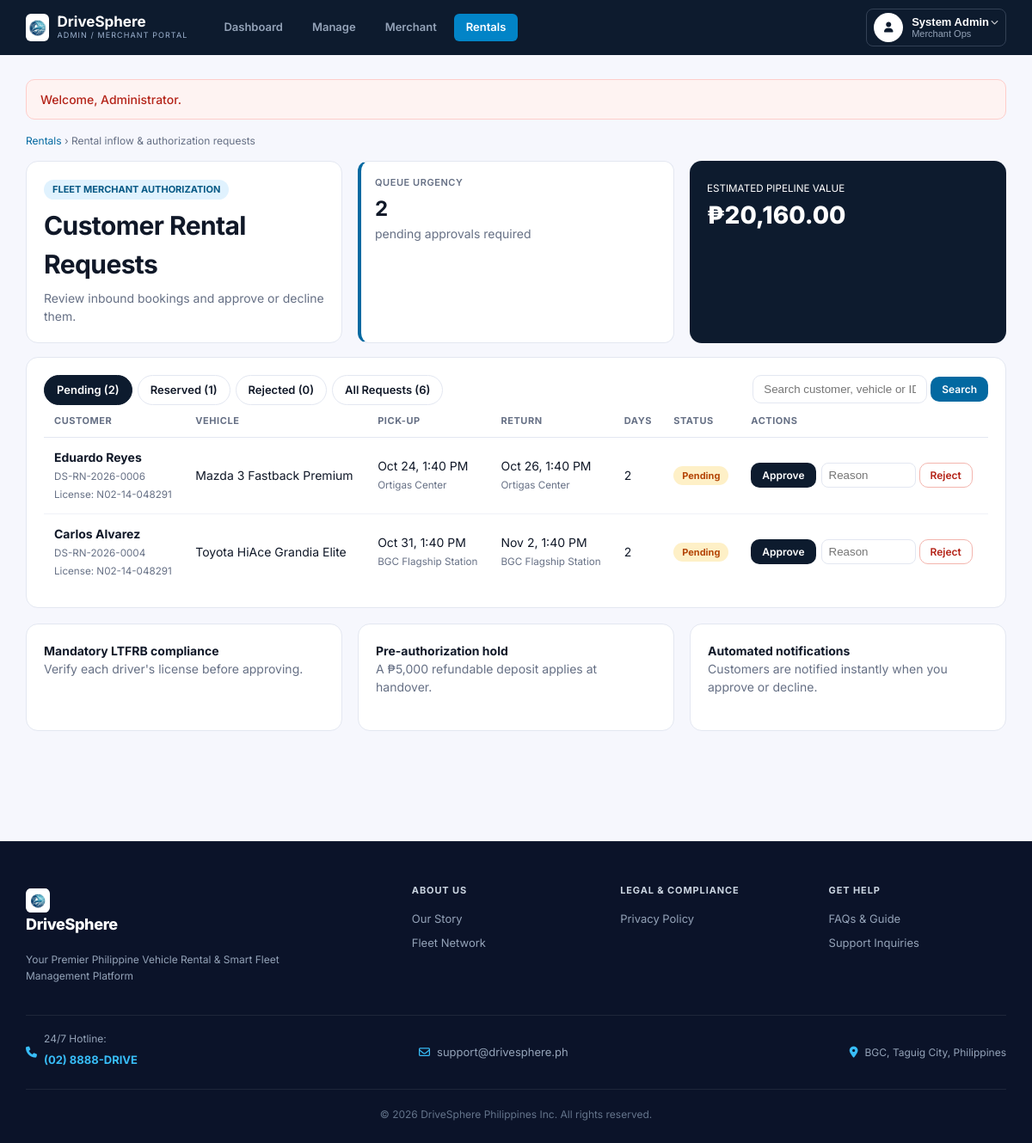
/admin/requests.php (signed in), run on the app's committed database.
### tables this page shows
CREATE TABLE IF NOT EXISTS `reservations` (
  `id` INT AUTO_INCREMENT PRIMARY KEY,
  `reference_code` VARCHAR(30) NOT NULL UNIQUE,
  `user_id` INT DEFAULT NULL,
  `vehicle_id` INT NOT NULL,
  `pickup_location` VARCHAR(100) NOT NULL,
  `return_location` VARCHAR(100) NOT NULL,
  `pickup_date` DATETIME NOT NULL,
  `return_date` DATETIME NOT NULL,
  `total_price` DECIMAL(10,2) NOT NULL,
  `status` ENUM('pending','confirmed','completed','cancelled') DEFAULT 'pending',
  `created_at` TIMESTAMP DEFAULT CURRENT_TIMESTAMP,
  FOREIGN KEY (`user_id`) REFERENCES `users`(`id`) ON DELETE SET NULL,
  FOREIGN KEY (`vehicle_id`) REFERENCES `vehicles`(`id`) ON DELETE CASCADE
);

CREATE TABLE IF NOT EXISTS `users` (
  `id` INT AUTO_INCREMENT PRIMARY KEY,
  `first_name` VARCHAR(50) NOT NULL,
  `last_name` VARCHAR(50) NOT NULL,
  `email` VARCHAR(100) NOT NULL UNIQUE,
  `email_verified` TINYINT(1) DEFAULT 1,
  `phone` VARCHAR(20) DEFAULT NULL,
  `phone_verified` TINYINT(1) DEFAULT 1,
  `avatar` VARCHAR(255) DEFAULT NULL,
  `license_number` VARCHAR(50) DEFAULT NULL,
  `password` VARCHAR(255) NOT NULL,
  `role` ENUM('customer','admin') DEFAULT 'customer',
  `created_at` TIMESTAMP DEFAULT CURRENT_TIMESTAMP
);

CREATE TABLE IF NOT EXISTS `vehicles` (
  `id` INT AUTO_INCREMENT PRIMARY KEY,
  `category_id` INT NOT NULL,
  `make` VARCHAR(50) NOT NULL,
  `model` VARCHAR(100) NOT NULL,
  `tag_label` VARCHAR(100) DEFAULT NULL,
  `plate_number` VARCHAR(20) NOT NULL UNIQUE,
  `daily_rate` DECIMAL(10,2) NOT NULL,
  `weekly_rate` DECIMAL(10,2) DEFAULT NULL,
  `transmission` VARCHAR(30) NOT NULL,
  `fuel_type` VARCHAR(30) NOT NULL,
  `seats` INT NOT NULL,
  `status` ENUM('available','rented','maintenance') DEFAULT 'available',
  `image_url` VARCHAR(255) NOT NULL,
  `description` TEXT DEFAULT NULL,
  `created_at` TIMESTAMP DEFAULT CURRENT_TIMESTAMP,
  FOREIGN KEY (`category_id`) REFERENCES `categories`(`id`) ON DELETE CASCADE
);

### admin/requests.php (the view, shortened to what this page needs)
<?php
require_once __DIR__ . '/../includes/admin_header.php';
$tabs = ['pending' => 'Pending', 'reserved' => 'Reserved', 'rejected' => 'Rejected', 'all' => 'All Requests'];
$tab = $_GET['tab'] ?? 'pending'; if (!isset($tabs[$tab])) $tab = 'pending';
$q = trim($_GET['q'] ?? '');
$counts = $pdo->query("SELECT status, COUNT(*) n FROM reservations GROUP BY status")->fetchAll(PDO::FETCH_KEY_PAIR);
$sql = "SELECT r.*, v.make, v.model, u.first_name, u.last_name FROM reservations r JOIN vehicles v ON r.vehicle_id=v.id LEFT JOIN users u ON r.user_id=u.id WHERE 1=1"; $args = [];
if ($tab !== 'all') { $sql .= " AND r.status = ?"; $args[] = $tab; }
$st = $pdo->prepare($sql . " ORDER BY r.pickup_date ASC"); $st->execute($args); $rows = $st->fetchAll();
$pipeline = (float)$pdo->query("SELECT COALESCE(SUM(total_price),0) FROM reservations WHERE status='pending'")->fetchColumn();
?>
<div class="crumb"><a href="<?= $A ?>rentals.php">Rentals</a> &rsaquo; Rental inflow &amp; authorization requests</div>
<div class="grid3" style="margin-bottom:16px">
  <div class="card" style="margin:0"><span class="badge b-blue">FLEET MERCHANT AUTHORIZATION</span><h1 class="t" style="margin-top:8px">Customer Rental Requests</h1><p class="sub" style="margin:0">Review inbound bookings and approve or decline them.</p></div>
  <div class="stat"><small>Queue urgency</small><b><?= (int)($counts['pending'] ?? 0) ?></b><span class="sub">pending approvals required</span></div>
  <div class="card dark" style="margin:0"><small>ESTIMATED PIPELINE VALUE</small><div style="font-size:28px;font-weight:800"><?= money($pipeline) ?></div></div>
</div>
<div class="card">
  <div style="display:flex;justify-content:space-between;gap:10px;flex-wrap:wrap">
    <div class="tabs" style="margin:0"><?php foreach ($tabs as $k => $l): ?><a class="<?= $tab === $k ? 'on' : '' ?>" href="?tab=<?= $k ?>"><?= $l ?> (<?= $k === 'all' ? array_sum($counts) : (int)($counts[$k] ?? 0) ?>)</a><?php endforeach; ?></div>
    <form method="get"><input type="hidden" name="tab" value="<?= e($tab) ?>"><input name="q" value="<?= e($q) ?>" placeholder="Search customer, vehicle or ID..." style="padding:8px 12px;border:1px solid var(--line);border-radius:10px"> <button class="btn-b btn-sm">Search</button></form>
  </div>
  <div class="tbl-wrap"><table class="tbl"><tr><th>Customer</th><th>Vehicle</th><th>Pick-up</th><th>Return</th><th>Days</th><th>Status</th><th>Actions</th></tr>
  <?php foreach ($rows as $r): ?><tr>
    <td><b><?= e(trim($r['first_name'] . ' ' . $r['last_name']) ?: $r['driver_name']) ?></b><br><small class="sub"><?= e($r['reference_code']) ?></small><br><small class="sub">License: <?= e($r['driver_license'] ?: '—') ?></small></td>
    <td><?= e($r['make'] . ' ' . $r['model']) ?></td><td><?= date('M j, g:i A', strtotime($r['pickup_date'])) ?><br><small class="sub"><?= e($r['pickup_location']) ?></small></td>
    <td><?= date('M j, g:i A', strtotime($r['return_date'])) ?><br><small class="sub"><?= e($r['return_location']) ?></small></td><td><?= (int)$r['days'] ?></td><td><?= status_badge($r['status']) ?></td>
    <td><div class="act">
    <?php if ($r['status'] === 'pending'): ?>
      <form method="post" action="<?= $A ?>action.php"><button class="btn-d btn-sm">Approve</button></form>
      <form method="post" action="<?= $A ?>action.php" style="display:flex;gap:4px"><input name="reason" placeholder="Reason" style="width:110px;padding:5px 8px;border:1px solid var(--line);border-radius:8px"><button class="btn-r btn-sm">Reject</button></form>
    <?php elseif ($r['status'] === 'rejected'): ?><small class="sub"><?= e($r['rejection_reason']) ?></small>
    <?php else: ?><a class="btn-o btn-sm" href="<?= $A ?>receipt.php?id=<?= (int)$r['id'] ?>">View Receipt</a><?php endif; ?></div></td></tr><?php endforeach; ?>
  <?php if (!$rows): ?><tr><td colspan="7">No requests in this view.</td></tr><?php endif; ?></table></div>
</div>
<div class="grid3"><div class="card"><b>Mandatory LTFRB compliance</b><p class="sub">Verify each driver's license before approving.</p></div><div class="card"><b>Pre-authorization hold</b><p class="sub">A ₱5,000 refundable deposit applies at handover.</p></div><div class="card"><b>Automated notifications</b><p class="sub">Customers are notified instantly when you approve or decline.</p></div></div>
<?php require __DIR__ . '/../includes/admin_footer.php'; ?>

### includes/functions.php (shortened to what this page needs)
<?php
function e($value) {
    return htmlspecialchars((string)$value, ENT_QUOTES, 'UTF-8');
}
function money($amount) {
    return '₱' . number_format((float)$amount, 2);
}
function flash_show() {
    if (!empty($_SESSION['flash'])) {
        $f = $_SESSION['flash'];
        $class = $f['type'] === 'success' ? 'flash-success' : 'flash-error';
        echo '<div class="flash ' . $class . '">' . e($f['msg']) . '</div>';
    }
}
function status_label($status) {
    $map = ['pending' => 'Pending', 'reserved' => 'Reserved', 'en_route' => 'En Route',
            'returned' => 'Returned', 'completed' => 'Completed', 'rejected' => 'Rejected', 'cancelled' => 'Cancelled'];
    return $map[$status] ?? ucfirst($status);
}
function status_badge($status) {
    $cls = ['pending' => 'b-amber', 'reserved' => 'b-amber', 'en_route' => 'b-blue', 'returned' => 'b-green',
            'completed' => 'b-green', 'rejected' => 'b-red', 'cancelled' => 'b-grey'][$status] ?? 'b-grey';
    return '<span class="badge ' . $cls . '">' . e(status_label($status)) . '</span>';
}

### data on the page
reservations: days "2", user "1", user.last_name "Carlos Alvarez", reference_code "DS-RN-2026-0004", driver_license "N02-14-048291", vehicle.model "Toyota HiAce Grandia Elite", pickup_date "Oct 31, 1:40 PM", pickup_location "BGC Flagship Station", return_date "Nov 2, 1:40 PM", return_location "BGC Flagship Station", status "Pending"
reservations: user.last_name "Eduardo Reyes", reference_code "DS-RN-2026-0006", driver_license "N02-14-048291", vehicle.model "Mazda 3 Fastback Premium", pickup_date "Oct 24, 1:40 PM", pickup_location "Ortigas Center", return_date "Oct 26, 1:40 PM", return_location "Ortigas Center", days "2", status "Pending"

### other printed values
$f['msg'] "Welcome, Administrator."
money($pipeline) "₱20,160.00"
$l "Pending"
$l "Reserved"
$l "Rejected"
$counts[$k] "0"
$l "All Requests"
